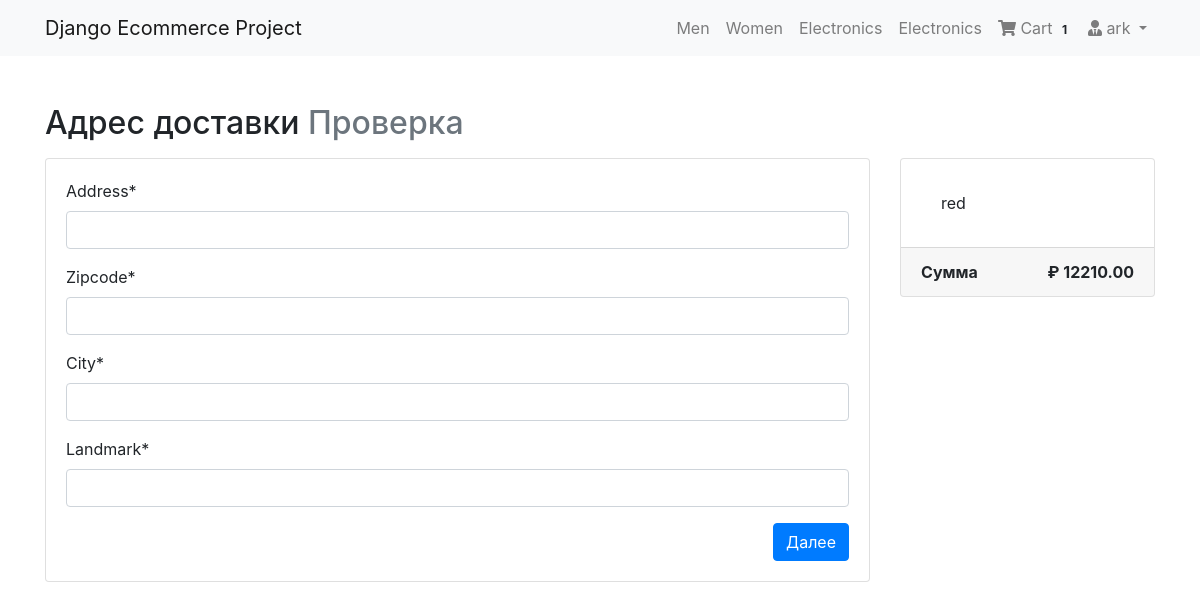
/checkout/ (signed in), run on an earlier commit of the app's database.
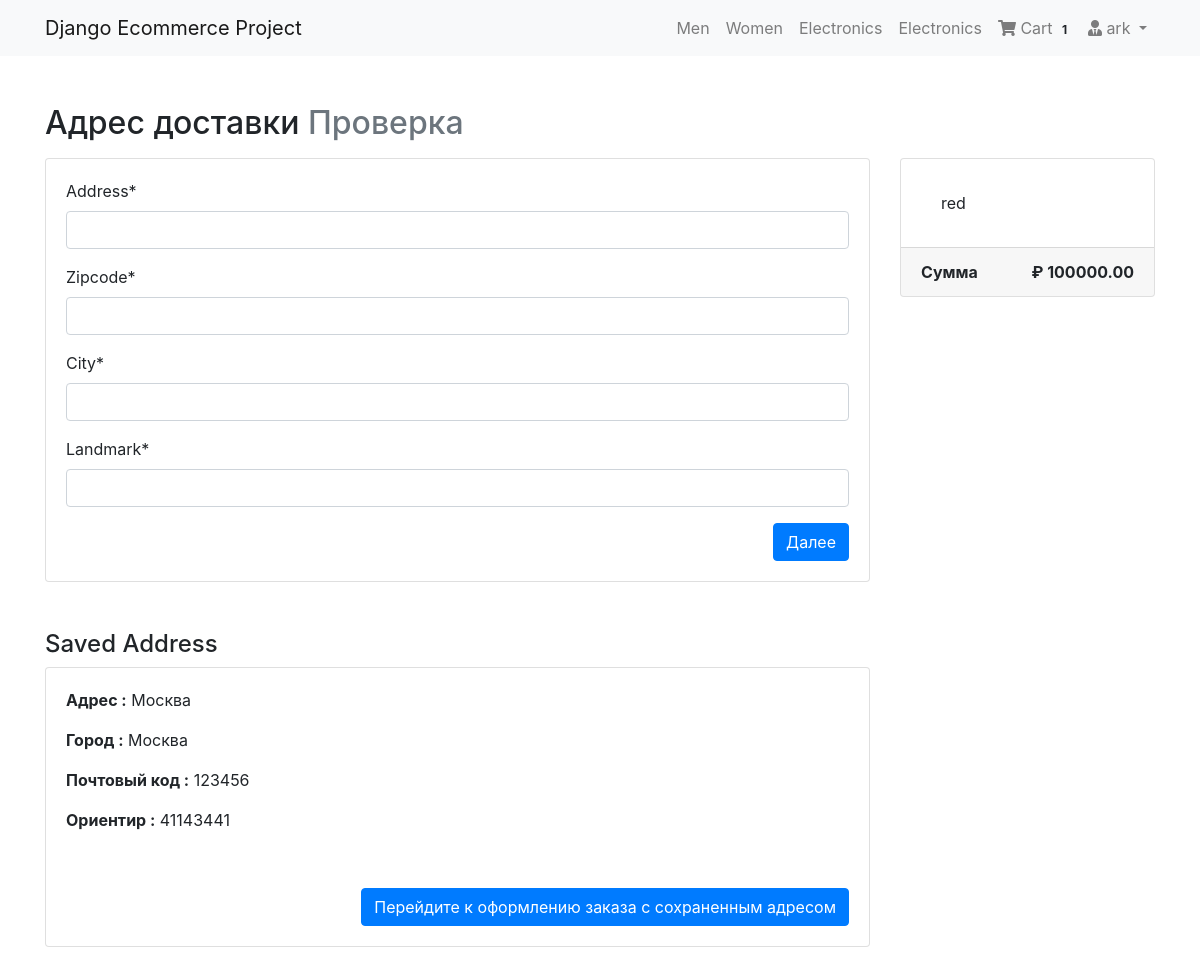
And on a later commit of the database.
### checkout/models.py (models this page shows, shortened)
class BillingAddress(models.Model):
	user = models.ForeignKey(User, on_delete=models.CASCADE)
	address = models.CharField(max_length=100)
	zipcode = models.CharField(max_length=50)
	city = models.CharField(max_length=30)
	landmark = models.CharField(max_length=20)
	class Meta:
		verbose_name_plural = "Billing Addresses"

### checkout/views.py (the view, shortened to what this page needs)
# urls.py: path('checkout/', checkout, name="index"),
def checkout(request):
	form = BillingForm
	order_qs = Order.objects.filter(user= request.user, ordered=False)
	order_items = order_qs[0].orderitems.all()
	order_total = order_qs[0].get_totals()
	context = {"form": form, "order_items": order_items, "order_total": order_total}
	saved_address = BillingAddress.objects.filter(user = request.user)
	if saved_address.exists():
		savedAddress = saved_address.first()
		context = {"form": form, "order_items": order_items, "order_total": order_total, "savedAddress": savedAddress}
	return render(request, 'checkout/index.html', context)

### cart/models.py (called while the page is built)
    def get_total(self):
        total = self.item.price * self.item.tirazh
        floattotal = float("{0:.2f}".format(total))
        return floattotal

    def get_totals(self):
        total = 0
        for order_item in self.orderitems.all():
            total += order_item.get_total()
        return total

### cart/templatetags/cart_tag.py (called while the page is built)
@register.filter
def cart_total(user):
    order = Order.objects.filter(user=user, ordered=False)
    if order.exists():
    	return order[0].orderitems.count()
    else:
    	return 0

### checkout/templates/checkout/index.html (shortened to what this page needs)
{% extends 'products/base.html' %}
{% load crispy_forms_tags %}
{% block content %}
<div class="container mt-5">
  <h2 class="mb-3">Адрес доставки  <span class="text-muted">Проверка</span></h2>
  <div class="row">
    <div class="col-md-9">
     <div class="card mb-5" style="height: auto">
       <div class="card-body">
          <form method="POST">
         {{ form | crispy}}
          <button type="submit" class="btn btn-primary float-right">Далее</button>
          </form>
       </div>
     </div>
      {% if savedAddress %}
      <h4>Saved Address</h4>
      <div class="card mb-5" style="height: auto">
        <div class="card-body">
          <p><b>Aдрес :</b> {{ savedAddress.address }}</p>
          <p><b>Город :</b> {{ savedAddress.city }}</p>
          <p><b>Почтовый код :</b> {{ savedAddress.zipcode }}</p>
          <p><b>Ориентир :</b> {{ savedAddress.landmark }}</p>
        </div>
        <div class="card-body">
           <a href="{% url 'checkout:payment' %}" class="btn btn-primary float-right">Перейдите к оформлению заказа с сохраненным адресом</a>
        </div>
      </div>
      {% endif %}
    </div>
    <div class="col-md-3">
      <div class="card" style="height: auto">
        <div class="card-body">
          <ul class="list-group list-group-flush">
            {% for item in order_items %}
            <li class="list-group-item">{{ item.item.name }} </li>
            {% endfor %}
          </ul>
        </div>
           <div class="card-footer">
            <span class="float-left"><b>Сумма</b></span>
            <span class="float-right"><b>₽ {{ order_total | floatformat:2 }}</b></span>
          </div>
      </div>
    </div>
  </div>
</div>
{% endblock %}

What changed in the data, as far as the page shows it:
added BillingAddress: address "Москва", city "Москва", zipcode "123456", landmark "41143441"
Also different on the page:
{{ order_total | floatformat:2 }}: "12210.00" → "100000.00"
text now shown: "Saved Address Aдрес : Город : Почтовый код : Ориентир : Перейдите к оформлению заказа с сохраненным адресом"
